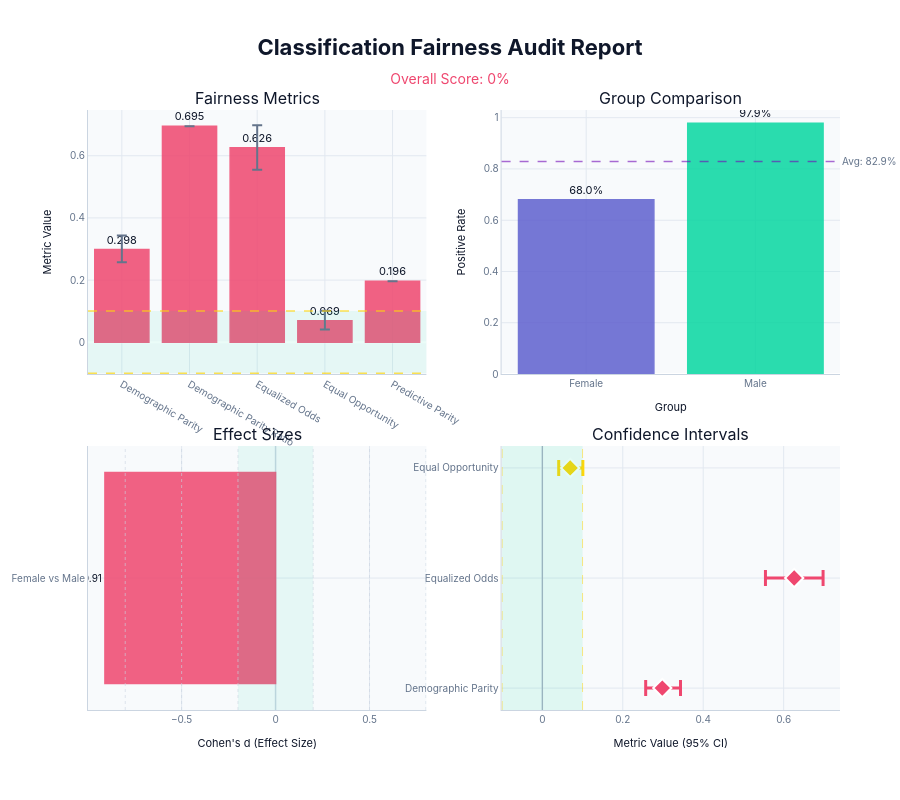

The notebook cell this image was saved under:
### Markdown cell above
### 17a. Interactive Plotly Dashboard

The visualization module supports **Plotly** for modern, interactive dashboards with 4 professional styles: `academic`, `business`, `modern`, and `dark`. These are suitable for presentations, reports, and web embedding.

### Code cell
# Interactive Plotly Dashboard (requires: pip install plotly)
try:
    from vfairness.evaluation.vfairness_metrics.visualization import create_fairness_dashboard, get_available_styles

    print(f"Available visualization styles: {get_available_styles()}")

    # Create interactive dashboard - 'modern' style
    dashboard = create_fairness_dashboard(viz_report, style='modern', height=800)
    dashboard.show()

except ImportError as e:
    print(f"Plotly not available: {e}")
    print("Install with: pip install plotly")

### Figure 1 — Plotly figure (JSON) as saved in the notebook; plotly's stock layout.template omitted (floating-point values rounded to 4 significant figures)
{"data": [{"hovertemplate": "<b>%{x}</b><br>Value: %{y:.4f}<br><extra></extra>", "marker": {"color": ["#ef476f", "#ef476f", "#ef476f", "#ef476f", "#ef476f"], "line": {"color": ["#ef476f", "#ef476f", "#ef476f", "#ef476f", "#ef476f"], "width": 1.5}, "opacity": 0.85}, "name": "Metrics", "showlegend": false, "text": ["0.298", "0.695", "0.626", "0.069", "0.196"], "textfont": {"color": "#0f172a", "size": 11}, "textposition": "outside", "type": "bar", "x": ["Demographic Parity", "Demographic Parity Ratio", "Equalized Odds", "Equal Opportunity", "Predictive Parity"], "xaxis": "x", "y": [0.2983, 0.6952, 0.6262, 0.06923, 0.1961], "yaxis": "y"}, {"error_y": {"array": [0.04536, 0, 0.0718, 0.03154, 0], "arrayminus": [0.0413, 0, 0.07148, 0.02849, 0], "color": "#64748b", "symmetric": false, "thickness": 2, "type": "data", "width": 5}, "hoverinfo": "skip", "marker": {"color": "rgba(0,0,0,0)", "size": 0.1}, "mode": "markers", "showlegend": false, "type": "scatter", "x": ["Demographic Parity", "Demographic Parity Ratio", "Equalized Odds", "Equal Opportunity", "Predictive Parity"], "xaxis": "x", "y": [0.2983, 0.6952, 0.6262, 0.06923, 0.1961], "yaxis": "y"}, {"customdata": [441, 559], "hovertemplate": "<b>%{x}</b><br>Positive Rate: %{y:.4f}<br>Sample Size: %{customdata:,}<br><extra></extra>", "marker": {"color": ["#5e60ce", "#06d6a0"], "line": {"color": ["#5e60ce", "#06d6a0"], "width": 1.5}, "opacity": 0.85}, "name": "Groups", "showlegend": false, "text": ["68.0%", "97.9%"], "textfont": {"color": "#0f172a", "size": 11}, "textposition": "outside", "type": "bar", "x": ["Female", "Male"], "xaxis": "x2", "y": [0.6803, 0.9785], "yaxis": "y2"}, {"hovertemplate": "<b>%{y}</b><br>Cohen's d: %{x:.3f}<br><extra></extra>", "marker": {"color": ["#ef476f"], "line": {"color": ["#ef476f"], "width": 1.5}, "opacity": 0.85}, "name": "Effect Sizes", "orientation": "h", "showlegend": false, "text": ["d = -0.91"], "textfont": {"color": "#0f172a", "size": 10}, "textposition": "outside", "type": "bar", "x": [-0.9081], "xaxis": "x3", "y": ["Female vs Male"], "yaxis": "y3"}, {"error_x": {"array": [0.04536], "arrayminus": [0.0413], "color": "#ef476f", "symmetric": false, "thickness": 3, "type": "data", "width": 8}, "hovertemplate": "<b>Demographic Parity</b><br>Point Estimate: 0.2983<br>95% CI: [0.2570, 0.3436]<br><extra></extra>", "marker": {"color": "#ef476f", "line": {"color": "white", "width": 2}, "size": 14, "symbol": "diamond"}, "mode": "markers", "name": "Demographic Parity", "showlegend": false, "type": "scatter", "x": [0.2983], "xaxis": "x4", "y": ["Demographic Parity"], "yaxis": "y4"}, {"error_x": {"array": [0.0718], "arrayminus": [0.07148], "color": "#ef476f", "symmetric": false, "thickness": 3, "type": "data", "width": 8}, "hovertemplate": "<b>Equalized Odds</b><br>Point Estimate: 0.6262<br>95% CI: [0.5547, 0.6980]<br><extra></extra>", "marker": {"color": "#ef476f", "line": {"color": "white", "width": 2}, "size": 14, "symbol": "diamond"}, "mode": "markers", "name": "Equalized Odds", "showlegend": false, "type": "scatter", "x": [0.6262], "xaxis": "x4", "y": ["Equalized Odds"], "yaxis": "y4"}, {"error_x": {"array": [0.03154], "arrayminus": [0.02849], "color": "#ffd60a", "symmetric": false, "thickness": 3, "type": "data", "width": 8}, "hovertemplate": "<b>Equal Opportunity</b><br>Point Estimate: 0.0692<br>95% CI: [0.0407, 0.1008]<br><extra></extra>", "marker": {"color": "#ffd60a", "line": {"color": "white", "width": 2}, "size": 14, "symbol": "diamond"}, "mode": "markers", "name": "Equal Opportunity", "showlegend": false, "type": "scatter", "x": [0.06923], "xaxis": "x4", "y": ["Equal Opportunity"], "yaxis": "y4"}], "layout": {"annotations": [{"font": {"size": 16}, "showarrow": false, "text": "Fairness Metrics", "x": 0.225, "xanchor": "center", "xref": "paper", "y": 1, "yanchor": "bottom", "yref": "paper"}, {"font": {"size": 16}, "showarrow": false, "text": "Group Comparison", "x": 0.775, "xanchor": "center", "xref": "paper", "y": 1, "yanchor": "bottom", "yref": "paper"}, {"font": {"size": 16}, "showarrow": false, "text": "Effect Sizes", "x": 0.225, "xanchor": "center", "xref": "paper", "y": 0.44, "yanchor": "bottom", "yref": "paper"}, {"font": {"size": 16}, "showarrow": false, "text": "Confidence Intervals", "x": 0.775, "xanchor": "center", "xref": "paper", "y": 0.44, "yanchor": "bottom", "yref": "paper"}, {"font": {"color": "#64748b", "size": 10}, "showarrow": false, "text": "Avg: 82.9%", "x": 1, "xanchor": "left", "xref": "x2 domain", "y": 0.8294, "yanchor": "middle", "yref": "y2"}], "font": {"color": "#0f172a", "family": "Inter, Segoe UI, SF Pro Display, Arial, sans-serif", "size": 12}, "height": 800, "hoverlabel": {"bgcolor": "#f8fafc", "bordercolor": "#e2e8f0", "font": {"family": "Inter, Arial, sans-serif", "size": 12}}, "legend": {"bgcolor": "rgba(255,255,255,0.8)", "bordercolor": "#e2e8f0", "borderwidth": 1, "font": {"color": "#64748b", "size": 11}, "orientation": "h", "x": 0.5, "xanchor": "center", "y": -0.1, "yanchor": "bottom"}, "margin": {"b": 90, "l": 60, "r": 60, "t": 110}, "paper_bgcolor": "#ffffff", "plot_bgcolor": "#f8fafc", "shapes": [{"fillcolor": "#06d6a0", "line": {"width": 0}, "opacity": 0.08, "type": "rect", "x0": 0, "x1": 1, "xref": "x domain", "y0": -0.1, "y1": 0.1, "yref": "y"}, {"line": {"color": "#ffd60a", "dash": "dash", "width": 1.5}, "opacity": 0.7, "type": "line", "x0": 0, "x1": 1, "xref": "x domain", "y0": 0.1, "y1": 0.1, "yref": "y"}, {"line": {"color": "#ffd60a", "dash": "dash", "width": 1.5}, "opacity": 0.7, "type": "line", "x0": 0, "x1": 1, "xref": "x domain", "y0": -0.1, "y1": -0.1, "yref": "y"}, {"line": {"color": "#7209b7", "dash": "dash", "width": 1.5}, "opacity": 0.6, "type": "line", "x0": 0, "x1": 1, "xref": "x2 domain", "y0": 0.8294, "y1": 0.8294, "yref": "y2"}, {"fillcolor": "#06d6a0", "line": {"width": 0}, "opacity": 0.08, "type": "rect", "x0": -0.2, "x1": 0.2, "xref": "x3", "y0": 0, "y1": 1, "yref": "y3 domain"}, {"line": {"color": "#cbd5e1", "dash": "dot", "width": 1}, "opacity": 0.6, "type": "line", "x0": 0.2, "x1": 0.2, "xref": "x3", "y0": 0, "y1": 1, "yref": "y3 domain"}, {"line": {"color": "#cbd5e1", "dash": "dot", "width": 1}, "opacity": 0.6, "type": "line", "x0": -0.2, "x1": -0.2, "xref": "x3", "y0": 0, "y1": 1, "yref": "y3 domain"}, {"line": {"color": "#cbd5e1", "dash": "dot", "width": 1}, "opacity": 0.6, "type": "line", "x0": 0.5, "x1": 0.5, "xref": "x3", "y0": 0, "y1": 1, "yref": "y3 domain"}, {"line": {"color": "#cbd5e1", "dash": "dot", "width": 1}, "opacity": 0.6, "type": "line", "x0": -0.5, "x1": -0.5, "xref": "x3", "y0": 0, "y1": 1, "yref": "y3 domain"}, {"line": {"color": "#cbd5e1", "dash": "dot", "width": 1}, "opacity": 0.6, "type": "line", "x0": 0.8, "x1": 0.8, "xref": "x3", "y0": 0, "y1": 1, "yref": "y3 domain"}, {"line": {"color": "#cbd5e1", "dash": "dot", "width": 1}, "opacity": 0.6, "type": "line", "x0": -0.8, "x1": -0.8, "xref": "x3", "y0": 0, "y1": 1, "yref": "y3 domain"}, {"fillcolor": "#06d6a0", "line": {"width": 0}, "opacity": 0.1, "type": "rect", "x0": -0.1, "x1": 0.1, "xref": "x4", "y0": 0, "y1": 1, "yref": "y4 domain"}, {"line": {"color": "#ffd60a", "dash": "dash", "width": 1}, "opacity": 0.5, "type": "line", "x0": 0.1, "x1": 0.1, "xref": "x4", "y0": 0, "y1": 1, "yref": "y4 domain"}, {"line": {"color": "#ffd60a", "dash": "dash", "width": 1}, "opacity": 0.5, "type": "line", "x0": -0.1, "x1": -0.1, "xref": "x4", "y0": 0, "y1": 1, "yref": "y4 domain"}, {"line": {"color": "#64748b", "width": 1}, "opacity": 0.4, "type": "line", "x0": 0, "x1": 0, "xref": "x4", "y0": 0, "y1": 1, "yref": "y4 domain"}], "showlegend": true, "title": {"font": {"color": "#0f172a", "family": "Inter, Segoe UI, Arial, sans-serif", "size": 22}, "text": "<b>Classification Fairness Audit Report</b><br><span style='color:#ef476f;font-size:14px'>Overall Score: 0%</span>", "x": 0.5, "xanchor": "center"}, "xaxis": {"anchor": "y", "domain": [0, 0.45], "gridcolor": "#e2e8f0", "griddash": "solid", "gridwidth": 1, "linecolor": "#cbd5e1", "linewidth": 1, "showgrid": true, "tickfont": {"color": "#64748b", "size": 10}, "title": {"font": {"color": "#0f172a", "size": 11}}, "zeroline": true, "zerolinecolor": "#cbd5e1", "zerolinewidth": 1.5}, "xaxis2": {"anchor": "y2", "domain": [0.55, 1], "gridcolor": "#e2e8f0", "griddash": "solid", "gridwidth": 1, "linecolor": "#cbd5e1", "linewidth": 1, "showgrid": true, "tickfont": {"color": "#64748b", "size": 10}, "title": {"font": {"color": "#0f172a", "size": 11}, "text": "Group"}, "zeroline": true, "zerolinecolor": "#cbd5e1", "zerolinewidth": 1.5}, "xaxis3": {"anchor": "y3", "domain": [0, 0.45], "gridcolor": "#e2e8f0", "griddash": "solid", "gridwidth": 1, "linecolor": "#cbd5e1", "linewidth": 1, "showgrid": true, "tickfont": {"color": "#64748b", "size": 10}, "title": {"font": {"color": "#0f172a", "size": 11}, "text": "Cohen's d (Effect Size)"}, "zeroline": true, "zerolinecolor": "#cbd5e1", "zerolinewidth": 1.5}, "xaxis4": {"anchor": "y4", "domain": [0.55, 1], "gridcolor": "#e2e8f0", "griddash": "solid", "gridwidth": 1, "linecolor": "#cbd5e1", "linewidth": 1, "showgrid": true, "tickfont": {"color": "#64748b", "size": 10}, "title": {"font": {"color": "#0f172a", "size": 11}, "text": "Metric Value (95% CI)"}, "zeroline": true, "zerolinecolor": "#cbd5e1", "zerolinewidth": 1.5}, "yaxis": {"anchor": "x", "domain": [0.56, 1], "gridcolor": "#e2e8f0", "griddash": "solid", "gridwidth": 1, "linecolor": "#cbd5e1", "linewidth": 1, "showgrid": true, "tickfont": {"color": "#64748b", "size": 10}, "title": {"font": {"color": "#0f172a", "size": 11}, "text": "Metric Value"}}, "yaxis2": {"anchor": "x2", "domain": [0.56, 1], "gridcolor": "#e2e8f0", "griddash": "solid", "gridwidth": 1, "linecolor": "#cbd5e1", "linewidth": 1, "showgrid": true, "tickfont": {"color": "#64748b", "size": 10}, "title": {"font": {"color": "#0f172a", "size": 11}, "text": "Positive Rate"}}, "yaxis3": {"anchor": "x3", "domain": [0, 0.44], "gridcolor": "#e2e8f0", "griddash": "solid", "gridwidth": 1, "linecolor": "#cbd5e1", "linewidth": 1, "showgrid": true, "tickfont": {"color": "#64748b", "size": 10}, "title": {"font": {"color": "#0f172a", "size": 11}}}, "yaxis4": {"anchor": "x4", "domain": [0, 0.44], "gridcolor": "#e2e8f0", "griddash": "solid", "gridwidth": 1, "linecolor": "#cbd5e1", "linewidth": 1, "showgrid": true, "tickfont": {"color": "#64748b", "size": 10}, "title": {"font": {"color": "#0f172a", "size": 11}}}}}
